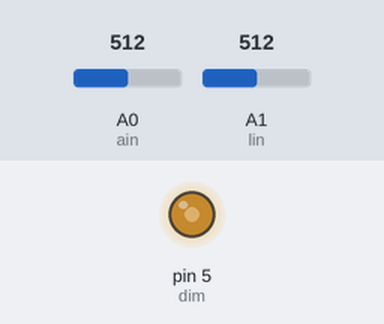
A sketch run on a simulated Arduino Uno, built with avr-gcc and run on an emulated ATmega328P. Shown: output pins drawn as LEDs (lit = HIGH). The test bench sets the inputs (shaded band); at power-on: A0 (ain) = 512, A1 (lin) = 512.

Above: at 1.2 s.
1.3 s: A0 (ain) set to 527
At 2.4 s:
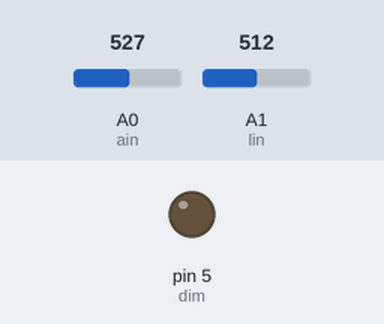
2.8 s: A0 (ain) set to 306
At 3.6 s:
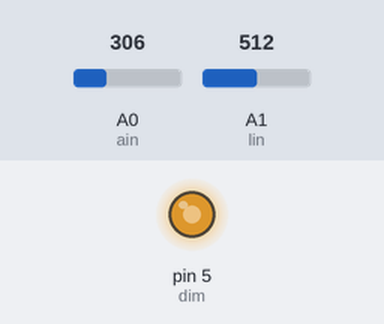
4.3 s: A0 (ain) set to 122
At 4.7 s:
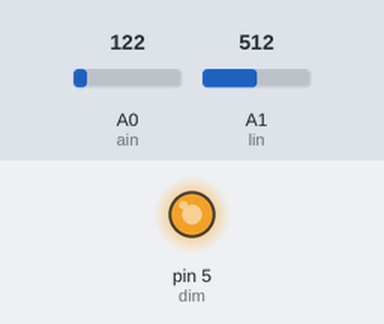
5.8 s: A0 (ain) set to 716
At 7.0 s:
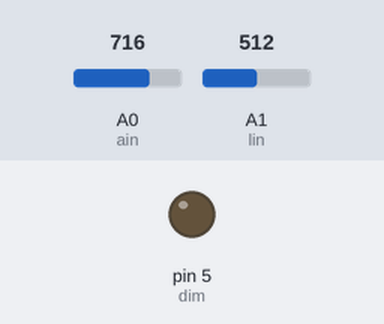
7.3 s: A1 (lin) set to 697
8.8 s: A1 (lin) set to 724
At 9.3 s:
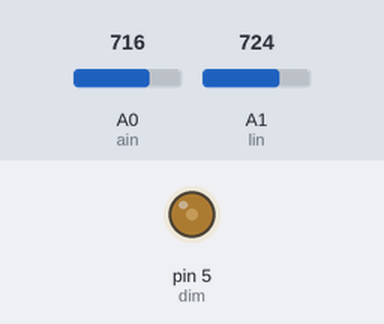
Timing chart, 0 to 11.3 s (numbered marks = the images above; inputs shaded):
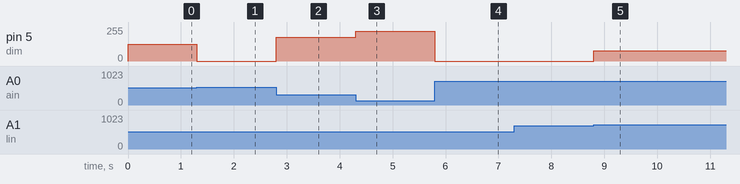

The sketch:

Ambdim.ino
```cpp
#include "General.h"
static const int dim  = 5;
static const int lin = 1;
static const int ain = 0;

uint8_t val;
uint8_t limit;

void
setup()
{
  Serial.begin(9600);
  pinMode(dim,OUTPUT);
  pinMode(ain,INPUT);
}

void
loop()
{

  val = (analogRead(ain)/4);
  limit = analogRead(lin)/4;
  //DUMP(val);
  //DUMP(limit);

  if ( val > limit )
    analogWrite(dim,0);
  else
    analogWrite(dim,255-val);
}
```

Measured:
- the behaviour switches between 515 and 516 on A0 (ain) (found by bisection; images 0 and 1)
- the behaviour switches between 715 and 716 on A1 (lin) (found by bisection; images 4 and 5)
- after the input at 1.3 s, pin 5 (dim): 127/255 → 0/255 at once
- after the input at 2.8 s, pin 5 (dim): 0/255 → 179/255 at once
- after the input at 4.3 s, pin 5 (dim): 179/255 → 225/255 at once
- after the input at 5.8 s, pin 5 (dim): 225/255 → 0/255 at once
- after the input at 7.3 s, every drawn part: stays the same
- after the input at 8.8 s, pin 5 (dim): 0/255 → 76/255 at once
